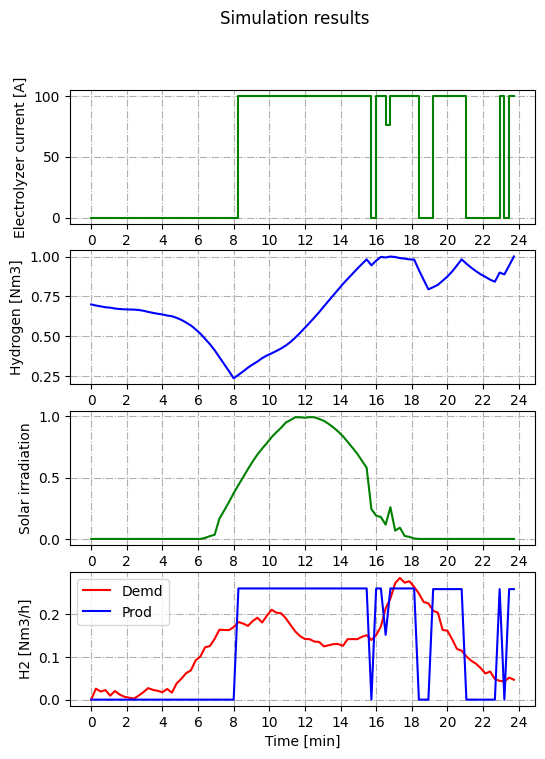

This figure's Python source:
# Imports
import casadi as ca
import numpy as np
import matplotlib.pyplot as plt
from scipy.io import loadmat

# Define Lambert W function
def lambertw(x):
    E = 0.4586887;
    return (1+E)*ca.log(6/5*x/ca.log(12/5*x/ca.log(1+12/5*x)) ) -E*ca.log(2*x/ca.log(1+2*x))

# Preliminaries
Tf = 1440 # Final time (min)
#N = 2*Tf # Number of control intervals 
N = 90
M_0 = 0.7 # Initial mass of hydrogen (Nm3)
M_min = 0.1 # Minimum mass of hydrogen (Nm3)
M_max = 1 # Maximum mass of hydrogen (Nm3)
I_e_0 = 30 # Initial current (A)
I_e_std = 5 # Standby current (A)
I_e_min = 25 # Minimum current (A)
I_e_max = 100 # Maximum current (A)

# Read irradiation and demand data from file
mat_contents = loadmat('problem-1/vetores_sol_carga.mat') # Local
#mat_contents = loadmat('vetores_sol_carga.mat') # Remote

ini = Tf
fim = 2*Tf # Take second day

sol_real = mat_contents['sol_real'][ini:fim]
fdemanda = -0.18+mat_contents['carga_real'][ini:fim]
t_file = np.arange(1,len(sol_real)+1,1)

# Create interpolants
Irradiation = ca.interpolant("Irradiation", "bspline", [t_file], sol_real.flatten()) # Normalized irradiation
HydrogenDemand = ca.interpolant("HydrogenDemand", "bspline", [t_file], fdemanda.flatten()) # (Nm3/h)

# Declare constants
R = 8.314 # Gas constant
F = 96485 # Faraday constant
Q = 1.6e-19 # Elementary charge
K = 1.38e-23 # Boltzmann constant

# Declare electrolyzer parameters
A_el = 212.5            # Stack area
N_el = 22500            # Number of cells
P_h2 = 6.9              # Hydrogen partial pressure
P_o2 = 1.3              # Oxygen partial pressure
I_ao = 1.0631e-6        # Anode current density 
I_co = 1e-3             # Cathode current density
delta_b = 178e-6        # Membrane thickness
lambda_b = 21           # Membrana water content
t_el = 298              # Temperature

# Declare photovoltaic parameters
N_ps = 8            # Number of panels in parallel
N_ss = 300          # Number of panels in series
T_ps =  298         # Temperature
Tr = 298            # Reference temperature
Isc = 3.27          # Short circuit current at Tr
Kl = 0.0017         # Short circuit current temperature coeff
Ior = 2.0793e-6     # Ior - Irs at Tr
Ego = 1.1           # Band gap energy of the semiconductor
A = 1.6             # Factor. cell deviation from de ideal pn junction

# Declare variables
m_h2 = ca.MX.sym('m_h2') # State - Mass of hydrogen
i_el = ca.MX.sym('i_el') # Control - Electrical current in electrolyzer
p_el = ca.MX.sym('p_el') # Control - Electrolyzer state
time = ca.MX.sym('time') # Time

# Intermediate electrolyzer variables
i = i_el/A_el # Current density
ro_b = (0.005139*lambda_b - 0.00326) * ca.exp(1268*(1/303 - 1/t_el)) # Membrane conductivity
v_el_0 = 1.23 - 0.0009*(t_el-298) + 2.3*R*t_el*ca.log(P_h2**2*P_o2)/(4*F) # Reversible potential of the electrolyzer
v_etd = (R*t_el/F)*ca.asinh(.5*i/I_ao) + (R*t_el/F)*ca.asinh(.5*i/I_co) + i*delta_b/ro_b # Eletrode overpotential
v_el_hom_ion = delta_b*i_el/(A_el*ro_b) # Ohmic overvoltage and ionic overpotential

# Intermediate photovoltaic variables
Vt = K*T_ps/Q
Iph = (Isc+Kl*(T_ps-Tr))*Irradiation(time)
Irs = Ior*(T_ps/Tr)** 3*ca.exp(Q*Ego*(1/Tr-1/T_ps)/(K*A))

# Algebraic equations
f_h2 = p_el*(N_el*i_el/F)*(11.126/(60*1000)) # Hydrogen production rate (Nm3/min)
v_el = v_el_0 + v_etd + v_el_hom_ion
v_ps = (N_ss*Vt*A*(lambertw(ca.exp(1)*(Iph/Irs+1))-1))
i_ps = N_ps*(Iph-Irs*(ca.exp(v_ps/(N_ss*Vt))-1)) 

# Lagrange cost function
f_q = (p_el*(I_e_min-i_el))*((N_el*v_el*i_el) - v_ps*i_ps)**2 

# Diferential equations
m_h2_dot = f_h2 - HydrogenDemand(time)/60

# Integrate dynamics
# Foward Euler integration step

dt = Tf/N

f = ca.Function('f', [m_h2, i_el, p_el, time], [m_h2_dot, f_q])

X0 = ca.MX.sym('X0')
U = ca.MX.sym('U',2)
T = ca.MX.sym('T')

Xdto, Jk = f(X0, U[0], U[1], T)
X = X0+dt*Xdto
Q = Jk*dt

FI = ca.Function('FI', [X0, U, T], [X, Q], ['x0', 'u', 't'], ['xf', 'qf'])

# Start with an empty NLP
w=[]
w0 = []
lbw = []
ubw = []
J = 0
g = []
lbg = []
ubg = []

# Integrate through time to obtain constraints at each time step
Xk = ca.vertcat(M_0)

for k in range(N):
    # New NLP variable for the control [i_el, p_el]
    Uk = ca.MX.sym('U_' + str(k), 2)
    w += [Uk]
    lbw += [I_e_std, 0]
    ubw += [I_e_max, 1]
    w0 += [I_e_0, 1]

    # Integrate till the end of the interval
    Fk = FI(x0=Xk, u=Uk, t=k*dt)
    Xk = Fk['xf']
    J = J + Fk['qf']

    # Add inequality constraint: x1 is bound to be between 0 and infinity
    g += [Xk[0]]
    lbg += [M_min]
    ubg += [M_max]

# Solve the NLP
# Creat NPL Solver
prob = {'f': J, 'x': ca.vertcat(*w), 'g': ca.vertcat(*g)}

# Use IPOPT as the NLP solver
solver = ca.nlpsol('solver', 'ipopt', prob)

# Call the solver
sol = solver(x0=w0,     # Initial guess
             lbx=lbw,   # Lower variable bound
             ubx=ubw,   # Upper variable bound
             lbg=lbg,   # Lower constraint bound
             ubg=ubg)   # Upper constraint bound

# Print the optimal cost
print('Optimal cost: ' + str(sol['f']))

# Retrieve the control
w_opt = sol['x'].full().flatten()
w_opt_i = w_opt[0::2]
w_opt_p = w_opt[1::2]

# Simulating the system with the solution
Xs = ca.vertcat(M_0)
m = []          # Simulated hydrogen mass
f_h2_s = []     # Simulated hydrogen production rate
ts = []         # Simulated time [min]
th = []         # Simulated time [h]
i_c = []        # Control current

for s in range(N):
    i_c.append(w_opt_i[s]*w_opt_p[s]) 
    Fs = FI(x0=Xs, u=[w_opt_i[s], w_opt_p[s]], t=s*dt)
    f_h2_s.append(w_opt_p[s]*(N_el*i_c[s]/F)*(11.126/(1000)))
    Xs = Fs['xf'] 
    m.append(Xs.full().flatten()[0])
    ts.append(s*dt)
    th.append(s*dt/60)

# Plot results
fig, axs = plt.subplots(4,1)
fig.suptitle('Simulation results')
fig.set_size_inches(6, 8)

axs[0].step(th, i_c, 'g-', where ='post')
axs[0].set_ylabel('Electrolyzer current [A]')
axs[0].grid(axis='both',linestyle='-.')
axs[0].set_xticks(np.arange(0, 26, 2))

axs[1].plot(th, m, 'b-')
axs[1].set_ylabel('Hydrogen [Nm3]')
axs[1].grid(axis='both',linestyle='-.')
axs[1].set_xticks(np.arange(0, 26, 2))

axs[2].plot(th, Irradiation(ts), 'g-')
axs[2].set_ylabel('Solar irradiation')
axs[2].grid(axis='both',linestyle='-.')
axs[2].set_xticks(np.arange(0, 26, 2))

axs[3].plot(th, HydrogenDemand(ts), 'r-', label='Demd')
axs[3].plot(th, f_h2_s, 'b-', label='Prod')
axs[3].grid(axis='both',linestyle='-.')
axs[3].set_xticks(np.arange(0, 26, 2))
axs[3].legend()
axs[3].set_ylabel('H2 [Nm3/h]')
axs[3].set_xlabel('Time [min]')

plt.savefig('problem-2/ocp-single-shooting.png', bbox_inches='tight')